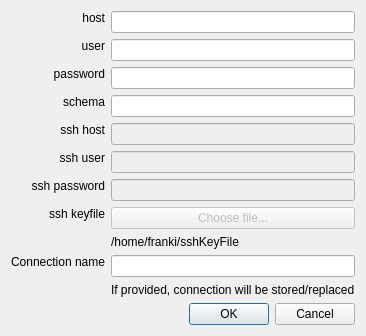
<?xml version="1.0" encoding="UTF-8"?>
<ui version="4.0">
 <class>DBConnectionDetails</class>
 <widget class="QDialog" name="DBConnectionDetails">
  <property name="geometry">
   <rect>
    <x>0</x>
    <y>0</y>
    <width>342</width>
    <height>307</height>
   </rect>
  </property>
  <property name="windowTitle">
   <string>Dialog</string>
  </property>
  <layout class="QGridLayout" name="gridLayout_2">
   <item row="0" column="0">
    <layout class="QGridLayout" name="gridLayout">
     <item row="0" column="0">
      <widget class="QLabel" name="label">
       <property name="text">
        <string>host</string>
       </property>
       <property name="alignment">
        <set>Qt::AlignRight|Qt::AlignTop|Qt::AlignTrailing</set>
       </property>
       <property name="margin">
        <number>4</number>
       </property>
      </widget>
     </item>
     <item row="0" column="1">
      <widget class="QLineEdit" name="host"/>
     </item>
     <item row="1" column="0">
      <widget class="QLabel" name="label_2">
       <property name="text">
        <string>user</string>
       </property>
       <property name="alignment">
        <set>Qt::AlignRight|Qt::AlignTop|Qt::AlignTrailing</set>
       </property>
       <property name="margin">
        <number>4</number>
       </property>
      </widget>
     </item>
     <item row="1" column="1">
      <widget class="QLineEdit" name="user"/>
     </item>
     <item row="2" column="0">
      <widget class="QLabel" name="label_3">
       <property name="text">
        <string>password</string>
       </property>
       <property name="alignment">
        <set>Qt::AlignRight|Qt::AlignTop|Qt::AlignTrailing</set>
       </property>
       <property name="margin">
        <number>4</number>
       </property>
      </widget>
     </item>
     <item row="2" column="1">
      <widget class="QLineEdit" name="password">
       <property name="echoMode">
        <enum>QLineEdit::Password</enum>
       </property>
      </widget>
     </item>
     <item row="3" column="0">
      <widget class="QLabel" name="label_4">
       <property name="text">
        <string>schema</string>
       </property>
       <property name="alignment">
        <set>Qt::AlignRight|Qt::AlignTop|Qt::AlignTrailing</set>
       </property>
       <property name="margin">
        <number>4</number>
       </property>
      </widget>
     </item>
     <item row="3" column="1">
      <widget class="QLineEdit" name="schema"/>
     </item>
     <item row="4" column="0">
      <widget class="QLabel" name="label_5">
       <property name="text">
        <string>ssh host</string>
       </property>
       <property name="alignment">
        <set>Qt::AlignRight|Qt::AlignTop|Qt::AlignTrailing</set>
       </property>
       <property name="margin">
        <number>4</number>
       </property>
      </widget>
     </item>
     <item row="4" column="1">
      <widget class="QLineEdit" name="sshHost">
       <property name="enabled">
        <bool>false</bool>
       </property>
      </widget>
     </item>
     <item row="5" column="0">
      <widget class="QLabel" name="label_6">
       <property name="text">
        <string>ssh user</string>
       </property>
       <property name="alignment">
        <set>Qt::AlignRight|Qt::AlignTop|Qt::AlignTrailing</set>
       </property>
       <property name="margin">
        <number>4</number>
       </property>
      </widget>
     </item>
     <item row="5" column="1">
      <widget class="QLineEdit" name="sshUser">
       <property name="enabled">
        <bool>false</bool>
       </property>
      </widget>
     </item>
     <item row="6" column="0">
      <widget class="QLabel" name="label_7">
       <property name="text">
        <string>ssh password</string>
       </property>
       <property name="alignment">
        <set>Qt::AlignRight|Qt::AlignTop|Qt::AlignTrailing</set>
       </property>
       <property name="margin">
        <number>4</number>
       </property>
      </widget>
     </item>
     <item row="6" column="1">
      <widget class="QLineEdit" name="sshPassword">
       <property name="enabled">
        <bool>false</bool>
       </property>
      </widget>
     </item>
     <item row="7" column="0">
      <widget class="QLabel" name="label_8">
       <property name="text">
        <string>ssh keyfile</string>
       </property>
       <property name="alignment">
        <set>Qt::AlignRight|Qt::AlignTop|Qt::AlignTrailing</set>
       </property>
       <property name="margin">
        <number>4</number>
       </property>
      </widget>
     </item>
     <item row="7" column="1">
      <layout class="QVBoxLayout" name="verticalLayout">
       <item>
        <widget class="QPushButton" name="pushButton">
         <property name="enabled">
          <bool>false</bool>
         </property>
         <property name="text">
          <string>Choose file...</string>
         </property>
        </widget>
       </item>
       <item>
        <widget class="QLabel" name="sshKeyFile">
         <property name="text">
          <string>/home/franki/sshKeyFile</string>
         </property>
        </widget>
       </item>
      </layout>
     </item>
     <item row="8" column="0">
      <widget class="QLabel" name="label_9">
       <property name="text">
        <string>Connection name</string>
       </property>
       <property name="alignment">
        <set>Qt::AlignRight|Qt::AlignTop|Qt::AlignTrailing</set>
       </property>
       <property name="margin">
        <number>4</number>
       </property>
      </widget>
     </item>
     <item row="8" column="1">
      <layout class="QVBoxLayout" name="verticalLayout_2">
       <item>
        <widget class="QLineEdit" name="name"/>
       </item>
       <item>
        <widget class="QLabel" name="label_10">
         <property name="text">
          <string>If provided, connection will be stored/replaced</string>
         </property>
        </widget>
       </item>
      </layout>
     </item>
    </layout>
   </item>
   <item row="1" column="0">
    <widget class="QDialogButtonBox" name="buttonBox">
     <property name="orientation">
      <enum>Qt::Horizontal</enum>
     </property>
     <property name="standardButtons">
      <set>QDialogButtonBox::Cancel|QDialogButtonBox::Ok</set>
     </property>
    </widget>
   </item>
  </layout>
 </widget>
 <resources/>
 <connections>
  <connection>
   <sender>buttonBox</sender>
   <signal>accepted()</signal>
   <receiver>DBConnectionDetails</receiver>
   <slot>accept()</slot>
   <hints>
    <hint type="sourcelabel">
     <x>248</x>
     <y>254</y>
    </hint>
    <hint type="destinationlabel">
     <x>157</x>
     <y>274</y>
    </hint>
   </hints>
  </connection>
  <connection>
   <sender>buttonBox</sender>
   <signal>rejected()</signal>
   <receiver>DBConnectionDetails</receiver>
   <slot>reject()</slot>
   <hints>
    <hint type="sourcelabel">
     <x>316</x>
     <y>260</y>
    </hint>
    <hint type="destinationlabel">
     <x>286</x>
     <y>274</y>
    </hint>
   </hints>
  </connection>
 </connections>
</ui>
